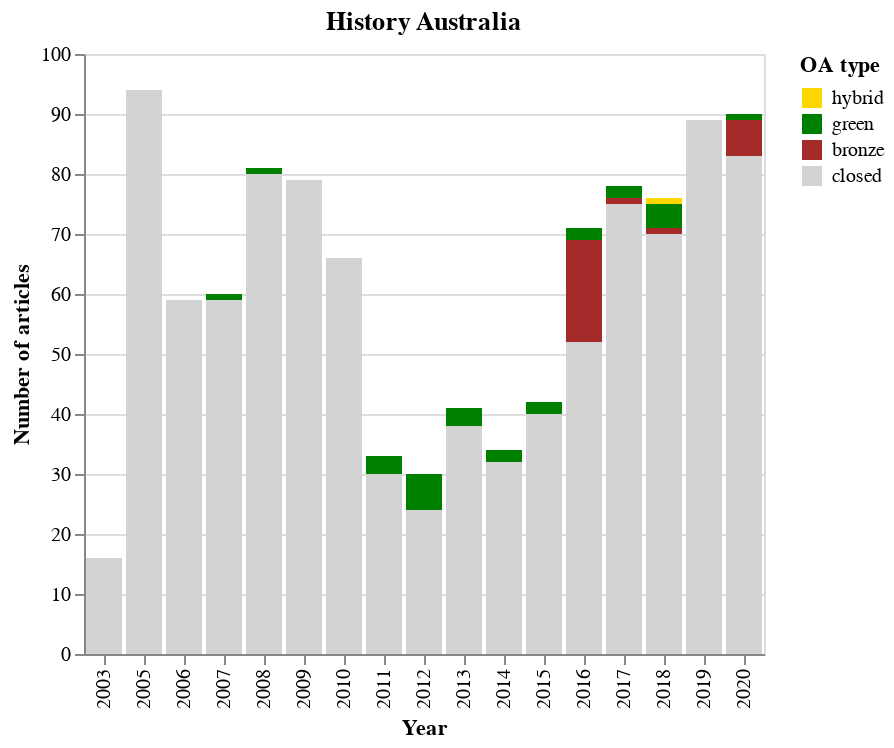

The code cell stored with this chart in its notebook:
### Code cell
chart_oa_status(df_ha_unique, title='History Australia')

### Figure 1 — Vega-Lite specification as saved in the notebook (floating-point values rounded to 4 significant figures; data arrays with more than 128 entries replaced by an {"elided": "..."} marker saying what was removed)
{"config": {"view": {"continuousWidth": 400, "continuousHeight": 300}}, "data": {"name": "data-8823bb101638953c631901b443cd5676"}, "mark": "bar", "encoding": {"color": {"type": "nominal", "field": "oa_status", "legend": {"title": "OA type"}, "scale": {"range": ["gold", "green", "brown", "lightgrey"]}, "sort": {"field": "order", "order": "descending"}}, "order": {"type": "quantitative", "field": "order"}, "tooltip": [{"type": "quantitative", "aggregate": "count", "title": "Number of articles"}, {"type": "nominal", "field": "oa_status", "title": "OA type"}], "x": {"type": "ordinal", "field": "year", "title": "Year"}, "y": {"type": "quantitative", "aggregate": "count", "axis": {"tickMinStep": 1}, "title": "Number of articles"}}, "title": "History Australia", "$schema": "https://vega.github.io/schema/vega-lite/v4.8.1.json", "datasets": {"data-8823bb101638953c631901b443cd5676": {"elided": "1039 records"}}}
